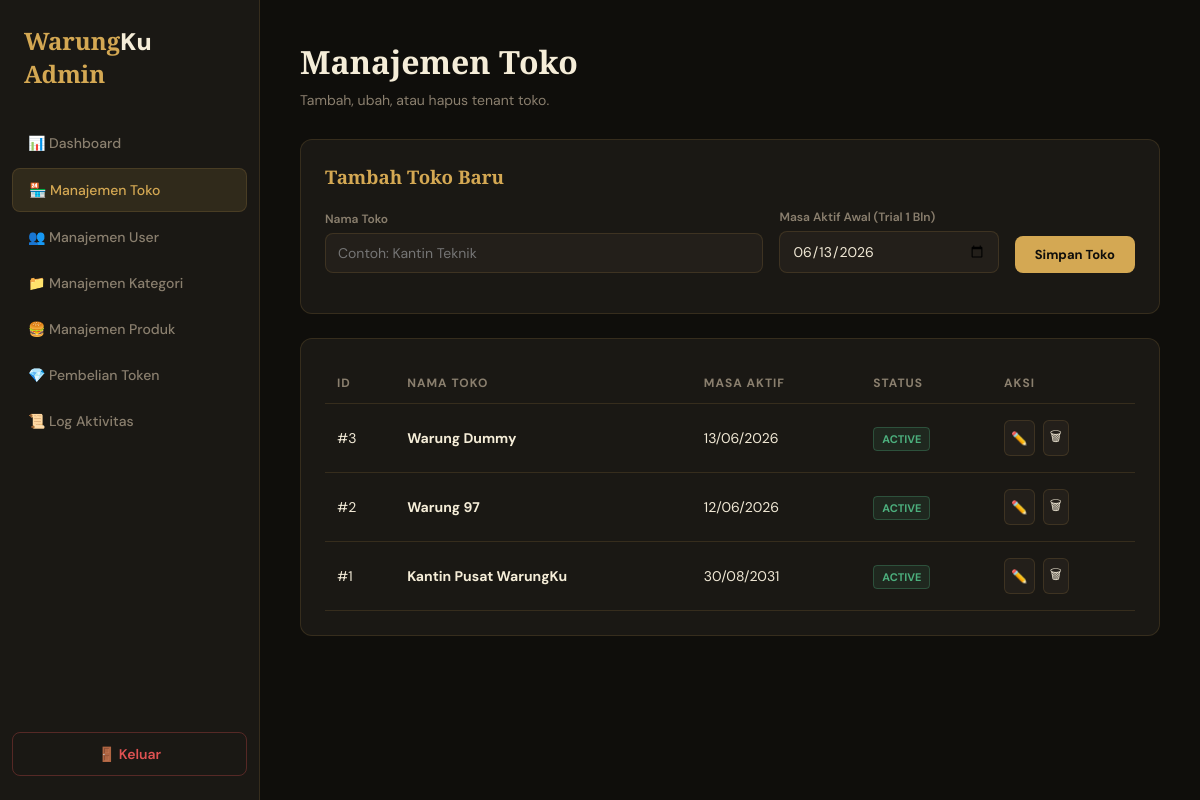
Screenshot of /admin/shops.php (signed in) with the database file from the repository.
### tables this page shows
CREATE TABLE IF NOT EXISTS `shops` (
  `id` int unsigned NOT NULL AUTO_INCREMENT,
  `name` varchar(150) NOT NULL,
  `owner_name` varchar(100) DEFAULT NULL,
  `phone` varchar(20) DEFAULT NULL,
  `address` text,
  `subscription_ends_at` date DEFAULT NULL COMMENT 'Batas akhir masa aktif (denormalized for speed)',
  `status` enum('active','inactive') NOT NULL DEFAULT 'active',
  `created_at` timestamp NOT NULL DEFAULT CURRENT_TIMESTAMP,
  PRIMARY KEY (`id`)
);

### admin/shops.php (the view, shortened to what this page needs)
<?php
$pdo = getDB();
$limit = 10;
$page = isset($_GET['page']) ? (int)$_GET['page'] : 1;
$offset = ($page - 1) * $limit;
$shops = $pdo->query("SELECT * FROM shops ORDER BY id DESC LIMIT $limit OFFSET $offset")->fetchAll();
?>
<!DOCTYPE html>
<html lang="id">
<head>
</head>
<body>
  <div class="layout">
    <aside class="sidebar" id="sidebar">
      <div class="brand">Warung<span>Ku</span> Admin</div>
      <nav class="nav">
        <a href="index.php">📊 Dashboard</a>
        <a href="shops.php" class="active">🏪 Manajemen Toko</a>
        <a href="users.php">👥 Manajemen User</a>
        <a href="categories.php">📁 Manajemen Kategori</a>
        <a href="products.php">🍔 Manajemen Produk</a>
        <a href="subscriptions.php">💎 Pembelian Token</a>
        <a href="logs.php">📜 Log Aktivitas</a>
      </nav>
      <a href="logout.php" class="logout">🚪 Keluar</a>
    </aside>
    <main class="main">
      <header class="header">
        <h1 class="title">Manajemen Toko</h1>
        <p style="color:var(--text-dim);font-size:14px;">Tambah, ubah, atau hapus tenant toko.</p>
      </header>
      <div class="card">
        <h3 style="margin-bottom: 20px; font-family:'Playfair Display', serif; color:var(--gold);">Tambah Toko Baru</h3>
        <form method="POST" style="display:flex; gap:16px; align-items:flex-end; flex-wrap:wrap;">
          <div class="form-group" style="flex:2; min-width:200px;">
            <label>Nama Toko</label>
            <input type="text" name="name" class="form-control" required placeholder="Contoh: Kantin Teknik">
          </div>
          <div class="form-group" style="flex:1; min-width:150px;">
            <label>Masa Aktif Awal (Trial 1 Bln)</label>
            <input type="date" name="ends_at" class="form-control" value="<?= date('Y-m-d', strtotime('+1 month')) ?>">
          </div>
          <div class="form-group">
            <button type="submit" class="btn">Simpan Toko</button>
          </div>
        </form>
      </div>
      <div class="card">
        <div class="table-responsive">
          <table class="table">
            <thead>
              <tr>
                <th>ID</th>
                <th>Nama Toko</th>
                <th>Masa Aktif</th>
                <th>Status</th>
                <th>Aksi</th>
              </tr>
            </thead>
            <tbody>
              <?php foreach ($shops as $s): ?>
              <tr>
                <td>#<?= $s['id'] ?></td>
                <td style="font-weight:bold; color:var(--cream);"><?= htmlspecialchars($s['name']) ?></td>
                <td><?= $s['subscription_ends_at'] ? date('d/m/Y', strtotime($s['subscription_ends_at'])) : '-' ?></td>
                <td><span class="badge <?= $s['status'] ?>"><?= strtoupper($s['status']) ?></span></td>
                <td>
                  <div style="display:flex; gap:8px;">
                    <button class="btn-tool" onclick='openEdit(<?= json_encode($s) ?>)'>✏️</button>
                    <form method="POST" onsubmit="return confirm('Hapus toko ini?')">
                      <button type="submit" class="btn-tool del">🗑</button>
                    </form>
                  </div>
                </td>
              </tr>
              <?php endforeach; ?>
            </tbody>
          </table>
        </div>
      </div>
    </main>
  </div>
</body>
</html>

### admin/shops.php (style rules this page uses)
:root { --bg: #0f0e0b; --surface: #1a1814; --surface2: #231f1a; --gold: #d4a853; --gold-dim: rgba(212, 168, 83, 0.12); --cream: #f5edd8; --text: #f0e8d5; --text-dim: #8a7f6e; --border: rgba(212, 168, 83, 0.15); --red: #e05252; --green: #4caf7d; --radius: 12px; }
* { margin: 0; padding: 0; box-sizing: border-box; font-family: 'DM Sans', sans-serif; }
body { background: var(--bg); color: var(--text); min-height: 100vh; overflow-x: hidden; }
.layout { display: flex; min-height: 100vh; }
.sidebar { width: 260px; background: var(--surface); border-right: 1px solid var(--border); padding: 24px 0; display: flex; flex-direction: column; position: fixed; top: 0; bottom: 0; left: 0; z-index: 1000; transition: transform 0.3s cubic-bezier(0.4, 0, 0.2, 1); }
.brand { font-family: 'Playfair Display', serif; font-size: 24px; font-weight: 900; color: var(--gold); padding: 0 24px 32px; }
.brand span { color: var(--cream); }
.nav { flex: 1; display: flex; flex-direction: column; gap: 4px; padding: 0 12px; }
.nav a { padding: 12px 16px; color: var(--text-dim); text-decoration: none; font-size: 14px; font-weight: 500; border-radius: 8px; transition: all 0.2s; display: flex; align-items: center; gap: 12px; }
.nav a.active { background: var(--gold-dim); color: var(--gold); border: 1px solid var(--border); }
.logout { margin: 24px 12px 0; padding: 12px 16px; color: var(--red); text-decoration: none; font-size: 14px; font-weight: 600; text-align: center; border: 1px solid rgba(224,82,82,0.3); border-radius: 8px; }
.main { flex: 1; padding: 40px; margin-left: 260px; min-width: 0; }
.header { margin-bottom: 30px; }
.title { font-family: 'Playfair Display', serif; font-size: 32px; color: var(--cream); margin-bottom: 8px; }
.card { background: var(--surface); border: 1px solid var(--border); padding: 24px; border-radius: 12px; margin-bottom: 24px; }
.table-responsive { width: 100%; overflow-x: auto; }
.table { width: 100%; border-collapse: collapse; min-width: 700px; }
.table th { text-align: left; padding: 12px; border-bottom: 1px solid var(--border); color: var(--text-dim); font-size: 12px; text-transform: uppercase; letter-spacing: 1px; }
.table td { padding: 16px 12px; border-bottom: 1px solid var(--border); font-size: 14px; }
.badge { padding: 4px 8px; border-radius: 4px; font-size: 11px; font-weight: bold; text-transform: uppercase; }
.badge.active { background: rgba(76,175,125,0.1); color: var(--green); border: 1px solid rgba(76,175,125,0.3); }
.form-group { margin-bottom: 16px; }
.form-group label { display: block; font-size: 12px; color: var(--text-dim); margin-bottom: 6px; font-weight: 600; }
.form-control { width: 100%; padding: 10px 12px; background: var(--surface2); border: 1px solid var(--border); color: var(--text); border-radius: 8px; font-size: 14px; }
.btn { padding: 10px 20px; background: var(--gold); color: var(--bg); border: none; border-radius: 8px; font-weight: 700; font-size:13px; cursor: pointer; transition: 0.2s; }
.btn-tool { padding: 6px; background: var(--surface2); border: 1px solid var(--border); color: var(--text); border-radius: 6px; cursor: pointer; }

### rows the page displays
shops: id "3", name "Warung Dummy", subscription_ends_at "13/06/2026", status "ACTIVE"
shops: id "2", name "Warung 97", subscription_ends_at "12/06/2026", status "ACTIVE"
shops: id "1", name "Kantin Pusat WarungKu", subscription_ends_at "30/08/2031", status "ACTIVE"
